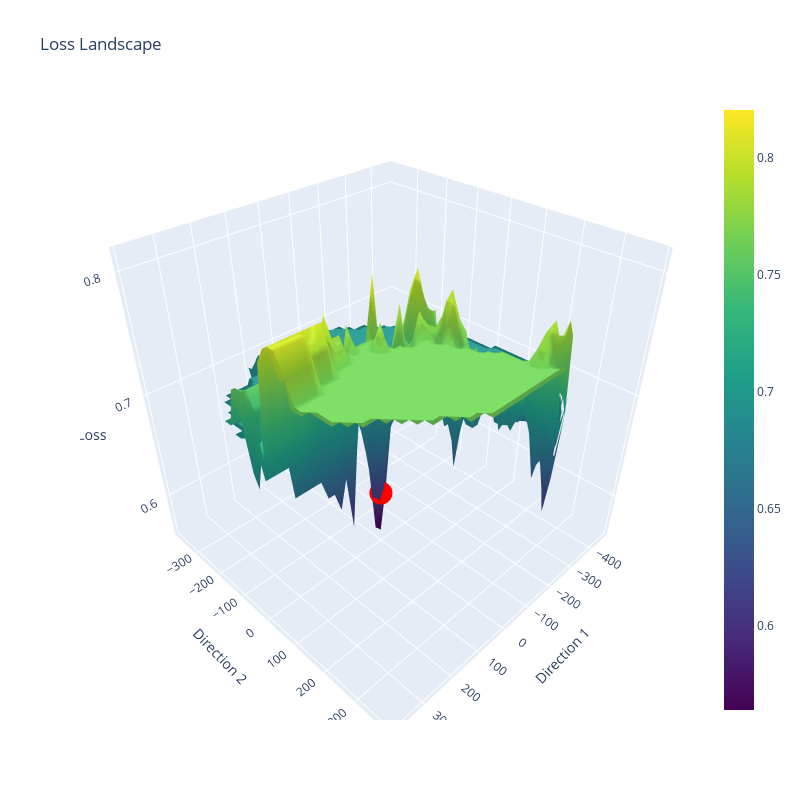

Here is the notebook cell this chart was saved with:
### Code cell
from loss_landscape import compute_and_plot_loss_surface

loss_surface = compute_and_plot_loss_surface(
    model=model,
    test_loader=test_loader,
    criterion=torch.nn.BCEWithLogitsLoss(),
    direction1=direction1,
    direction2=direction2,
    grid_size=100,
    range_limit=1e3,
    show_plot=True
)

### Figure 1 — Plotly figure (JSON) as saved in the notebook; plotly's stock layout.template omitted (floating-point values rounded to 4 significant figures; data arrays with more than 128 entries replaced by an {"elided": "..."} marker saying what was removed)
{"data": [{"colorscale": [[0.0, "#440154"], [0.1111, "#482878"], [0.2222, "#3e4989"], [0.3333, "#31688e"], [0.4444, "#26828e"], [0.5556, "#1f9e89"], [0.6667, "#35b779"], [0.7778, "#6ece58"], [0.8889, "#b5de2b"], [1.0, "#fde725"]], "x": {"elided": "100x100 float values"}, "y": {"elided": "100x100 float values"}, "z": {"elided": "100x100 float values"}, "type": "surface"}, {"marker": {"color": "red", "size": 8}, "mode": "markers", "name": "Model Parameters", "x": [0], "y": [0], "z": [0.6095], "type": "scatter3d"}], "layout": {"title": {"text": "Loss Landscape"}, "scene": {"xaxis": {"title": {"text": "Direction 1"}}, "yaxis": {"title": {"text": "Direction 2"}}, "zaxis": {"title": {"text": "Loss"}}}, "width": 800, "height": 800}}
